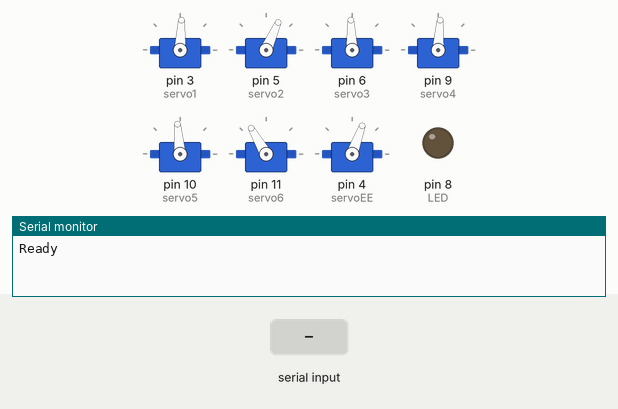
This sketch was run on a simulated Arduino Uno, built with avr-gcc and run on an emulated ATmega328P. Parts: 7 × servo, output pins drawn as LEDs (lit = HIGH), the last lines printed to the serial monitor. The inputs (shaded band) are chosen by the test bench.

Above: at 1.2 s.
1.3 s: "<90,45,200>" received over Serial
At 1.7 s:
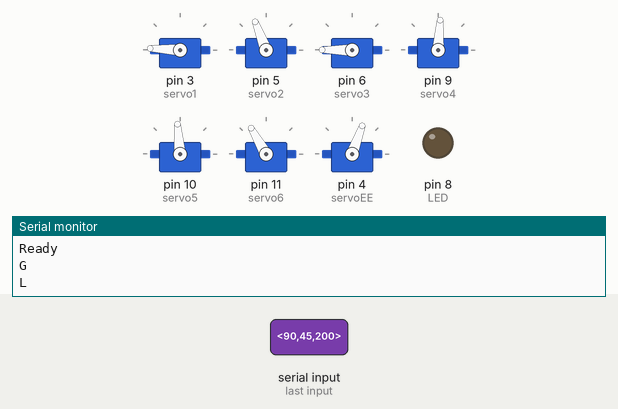
2.8 s: "<30,150,10>" received over Serial
At 4.0 s:
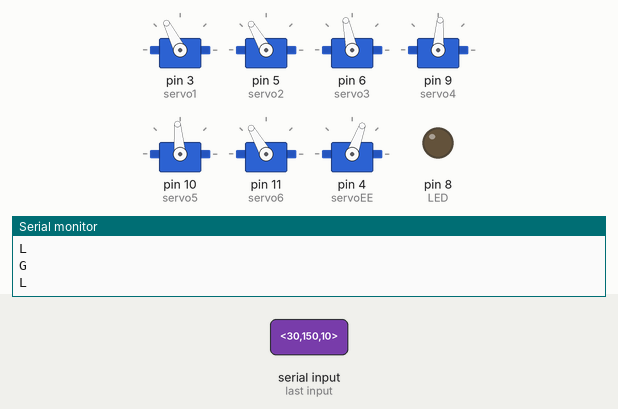
4.3 s: "<90,45>" received over Serial
At 5.0 s:
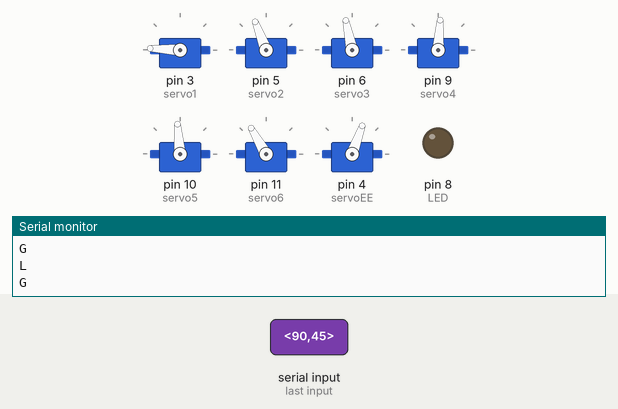
5.8 s: "<1>" received over Serial
At 7.0 s:
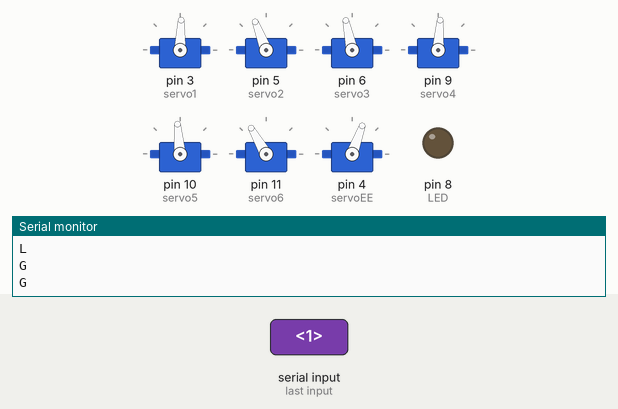
7.3 s: "<200>" received over Serial
At 8.4 s:
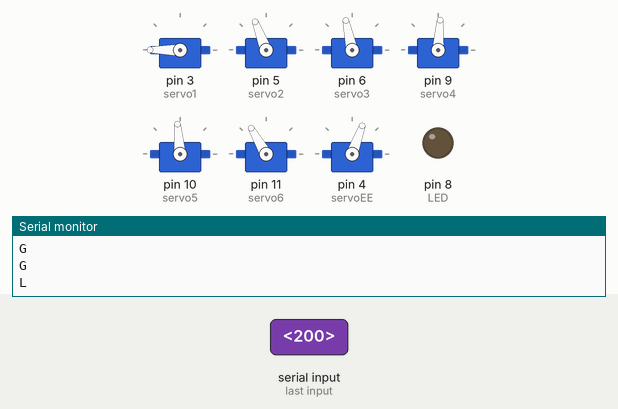
8.8 s: "<1,90>" received over Serial
At 9.6 s:
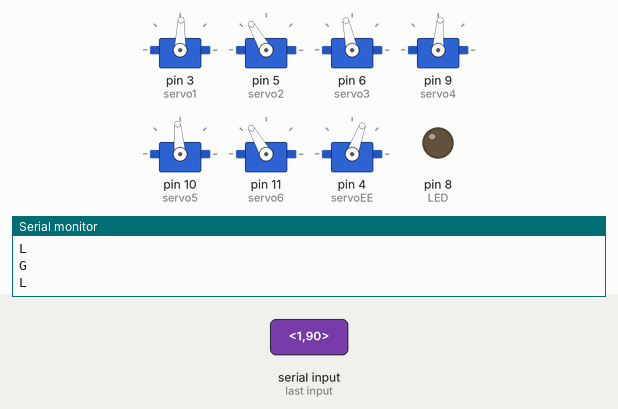
Timing chart, 0 to 11.3 s (numbered marks = the images above; inputs shaded):
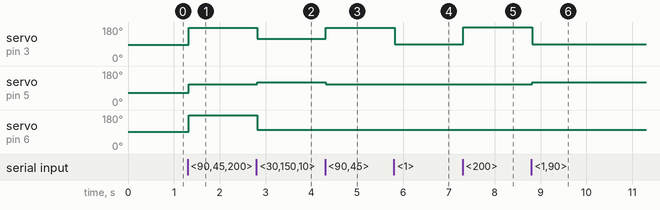

Measured:
- after the input at 1.3 s, servo on pin 3 (servo1): 87° → 177° at once; servo on pin 5 (servo2): 66° → 111° at once; servo on pin 6 (servo3): 92° → 180° at once
- after the input at 2.8 s, servo on pin 3 (servo1): 177° → 117° at once; servo on pin 5 (servo2): 111° → 120° at once; servo on pin 6 (servo3): 180° → 102° at once
- after the input at 4.3 s, servo on pin 3 (servo1): 117° → 177° at once; servo on pin 5 (servo2): 120° → 111° at once
- after the input at 5.8 s, servo on pin 3 (servo1): 177° → 88° at once
- after the input at 7.3 s, servo on pin 3 (servo1): 88° → 180° at once
- after the input at 8.8 s, servo on pin 3 (servo1): 180° → 88° at once; servo on pin 5 (servo2): 111° → 120° at once

The sketch:

robotarm3.ino
```cpp
#include <Servo.h>

Servo servo1;
Servo servo2;
Servo servo3;
Servo servo4;
Servo servo5;
Servo servo6;
Servo servoEE;

int LED = 8;
int BTN = 2;

int defaultpos1 = 87;
int defaultpos2 = 66;
int defaultpos3 = 92;
int defaultpos4 = 86;
int defaultpos5 = 95;
int defaultpos6 = 120;
int defaultposEE = 70;
int pos1 = defaultpos1;
int pos2 = defaultpos2;
int pos3 = defaultpos3;
int pos4 = defaultpos4;
int pos5 = defaultpos5;
int pos6 = defaultpos6;
int posEE = defaultposEE;

int max_pos1 = 180;
int max_pos2 = 120;
int max_pos3 = 180;
int max_pos4 = 180;
int max_pos5 = 180;
int max_pos6 = 180;
int max_posEE = 120;
int min_pos1 = 0;
int min_pos2 = 20;
int min_pos3 = 0;
int min_pos4 = 0;
int min_pos5 = 0;
int min_pos6 = 0;
int min_posEE = 45;

//vars for Serial packet recieve
int receivePacket();
#define SOP '<'
#define EOP '>'
boolean started = false;
boolean ended = false;
char inData[80];
byte index;

//Vars to process packet
int newData[7] = {0};
char * val;
int count = 0;

void setup() {

  servo1.attach(3);
  servo2.attach(5);
  servo3.attach(6);
  servo4.attach(9);
  servo5.attach(10);
  servo6.attach(11);
  servoEE.attach(4);

  pinMode(LED,OUTPUT);
  pinMode(BTN,INPUT_PULLUP);

  Serial.begin(9600);
  Serial.println("Ready");

  servo1.write(defaultpos1);
  servo2.write(defaultpos2);
  servo3.write(defaultpos3);
  servo4.write(defaultpos4);
  servo5.write(defaultpos5);
  servo6.write(defaultpos6);
  servoEE.write(defaultposEE);
}

void loop() {

  int done = receivePacket();
   //<68,28,89,0,30,68>
   //<90,90,90,90,90,90>
   //<0,0,0,0,0,0>
   //<124,125,16,123,63,235>
  if(done == 1){
    pos1 = newData[0];
    pos2 = newData[1];
    pos3 = newData[2];
    pos4 = newData[3];
    pos5 = newData[4];
    pos6 = newData[5];
    posEE = newData[6];
    delay(10);
    pos1=pos1+defaultpos1;
    pos2=pos2+defaultpos2;
    pos3=pos3+defaultpos3;
    pos4=pos4+defaultpos4;
    pos5=pos5+defaultpos5;
    pos6=pos6+defaultpos6;
    posEE=posEE+defaultposEE;
    Serial.println('G');
  }
  else{
    //Serial.println('B');
  }

  //Keep pos in bounds
  if(pos1 > max_pos1){
   pos1 = max_pos1;
    Serial.println('L');
  }
  if(pos1 < min_pos1){
   pos1 = min_pos1;
    Serial.println('L');
  }
  if(pos2 > max_pos2){
   pos2 = max_pos2;
    Serial.println('L');
  }
  if(pos2 < min_pos2){
   pos2 = min_pos2;
    Serial.println('L');
  }
  if(pos3 > max_pos3){
   pos3 = max_pos3;
    Serial.println('L');
  }
  if(pos3 < min_pos3){
   pos3 = min_pos3;
    Serial.println('L');
  }
  if(pos4 > max_pos4){
   pos4 = max_pos4;
    Serial.println('L');
  }
  if(pos4 < min_pos4){
   pos4 = min_pos4;
    Serial.println('L');
  }
  if(pos5 > max_pos5){
   pos5 = max_pos5;
    Serial.println('L');
  }
  if(pos5 < min_pos5){
   pos5 = min_pos5;
    Serial.println('L');
  }
  if(pos6 > max_pos6){
   pos6 = max_pos6;
    Serial.println('L');
  }
  if(pos6 < min_pos6){
   pos6 = min_pos6;
    Serial.println('L');
  }
  if(posEE > max_posEE){
   posEE = max_posEE;
    Serial.println('L');
  }
  if(posEE < min_posEE){
   posEE = min_posEE;
    Serial.println('L');
  }

  servo1.write(pos1);
  servo2.write(pos2);
  servo3.write(pos3);
  servo4.write(pos4);
  servo5.write(pos5);
  servo6.write(pos6);
  servoEE.write(posEE);
}

int receivePacket(){
 //receive data packet
  while(Serial.available() > 0)
  {
    char inChar = Serial.read();

    if(inChar == SOP)
    {
      index = 0;
      inData[index] = '\0';
      started = true;
      ended = false;
    }
    else if(inChar == EOP)
    {
      ended = true;
      break;
    }
    else
    {
      if(index < 79)
      {
        inData[index] = inChar;
        index++;
        inData[index] = '\0';
      }
    }
  }
  // We are here either because all pending serial
  // data has been read OR because an end of
  // packet marker arrived. Which is it?
  if(started && ended)
  {
    val = strtok (inData,",");

    newData[count] = atoi(val);

    while ((val = strtok (NULL, ",")) != NULL)
    {
      newData[++count] = atoi(val);
    }

    // Reset for the next packet
    started = false;
    ended = false;
    index = 0;
    inData[index] = '\0';
    count = 0;

    Serial.flush();


    return 1;
  }
  return 0;
}
```
